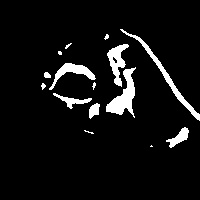
#> input picture sign_recog/gestures/test/0/108.jpg, 200 x 200 px
$ python img_logo2.py
#> lines starting #> are read from the running program, lines starting #| are printed output that depends on the picture
from PIL import Image, ImageOps
import os
import click

logo_file_path = input("Input path of logo file: ")
#> the answer given: ../../sign_recog/gestures/test/0/108.jpg
img_dir = input("Input directory of image: ")
#> the answer given: ../../sign_recog/gestures/test/0
sv_dir = input("Input directory in which you want to save image: ")
#> the answer given: out.png
border = int(input("Border you want to provide: "))
#> the answer given: 3
fill = input("Choose color you want to fill border with: ")
#> the answer given: 1

filepaths = os.listdir(img_dir)
filepath = []
for fp in filepaths:
	filepath.append(os.path.join(img_dir, fp))
for filename in filepath:
	if not (filename.endswith('.png') or (filename.endswith('.jpg')) or filename == 'logo_file'):
		continue
	img = Image.open(filename)
#> img is the input picture: PIL image 200x200 L; min 0, max 255, mean 16.7
	width, height = img.size
#> width = 200; height = 200

	logo_file = Image.open(logo_file_path)
	logo_width, height_width = logo_file.size
#> logo_width = 200; height_width = 200
	res_log_wid = int(width/10)
#> res_log_wid = 20
	res_log_hgt = int(height/10)
#> res_log_hgt = 20

	logo_img = logo_file.resize((res_log_wid,res_log_hgt))
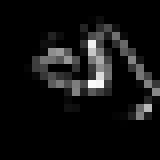
#> logo_img: PIL image 20x20 L (shown 8 times larger); min 0, max 251, mean 17.6
	img.paste(logo_img,(0,0),logo_img)
	add_border = 'y'
	while add_border in ['y','yes','Yes','Y','YES']:
#> (the run stopped early here; a loop or call above may not have finished)

$ run again, on sign_recog/gestures/test/0/123.jpg
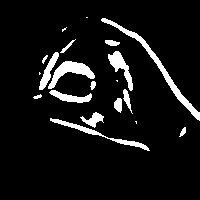
#> input picture sign_recog/gestures/test/0/123.jpg, 200 x 200 px
#> img is the input picture: PIL image 200x200 L; min 0, max 255, mean 20.1
#> `logo_img = logo_file.resize((res_log_wid,res_log_hgt))`:
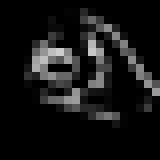
#> logo_img: PIL image 20x20 L (shown 8 times larger); min 0, max 205, mean 21.2
